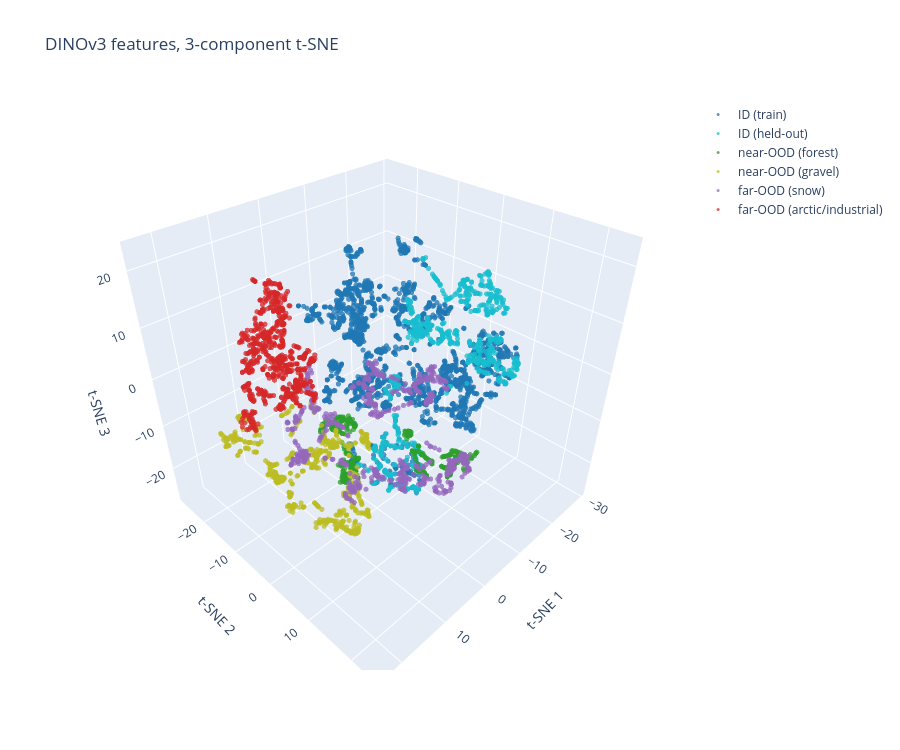

The code cell stored with this chart in its notebook:
### Code cell
fig = go.Figure()
for t in TIER_ORDER:
    m = tier == t
    fig.add_trace(go.Scatter3d(
        x=t3[m, 0], y=t3[m, 1], z=t3[m, 2], mode="markers", name=TIER_LABEL[t],
        marker=dict(size=3, color=TIER_COLOR[t], opacity=0.75),
        text=[f"mission={mm}" for mm in mission[m]], hoverinfo="text+name",
    ))
fig.update_layout(
    title="DINOv3 features, 3-component t-SNE",
    scene=dict(xaxis_title="t-SNE 1", yaxis_title="t-SNE 2", zaxis_title="t-SNE 3"),
    height=750,
)
fig.show()

### Figure 1 — Plotly figure (JSON) as saved in the notebook; plotly's stock layout.template omitted (floating-point values rounded to 4 significant figures; data arrays with more than 128 entries replaced by an {"elided": "..."} marker saying what was removed)
{"data": [{"hoverinfo": "text+name", "marker": {"color": "#1f77b4", "opacity": 0.75, "size": 3}, "mode": "markers", "name": "ID (train)", "text": {"elided": "2000 str values"}, "type": "scatter3d", "x": {"elided": "2000 float values"}, "y": {"elided": "2000 float values"}, "z": {"elided": "2000 float values"}}, {"hoverinfo": "text+name", "marker": {"color": "#17becf", "opacity": 0.75, "size": 3}, "mode": "markers", "name": "ID (held-out)", "text": {"elided": "800 str values"}, "type": "scatter3d", "x": {"elided": "800 float values"}, "y": {"elided": "800 float values"}, "z": {"elided": "800 float values"}}, {"hoverinfo": "text+name", "marker": {"color": "#2ca02c", "opacity": 0.75, "size": 3}, "mode": "markers", "name": "near-OOD (forest)", "text": {"elided": "400 str values"}, "type": "scatter3d", "x": {"elided": "400 float values"}, "y": {"elided": "400 float values"}, "z": {"elided": "400 float values"}}, {"hoverinfo": "text+name", "marker": {"color": "#bcbd22", "opacity": 0.75, "size": 3}, "mode": "markers", "name": "near-OOD (gravel)", "text": {"elided": "600 str values"}, "type": "scatter3d", "x": {"elided": "600 float values"}, "y": {"elided": "600 float values"}, "z": {"elided": "600 float values"}}, {"hoverinfo": "text+name", "marker": {"color": "#9467bd", "opacity": 0.75, "size": 3}, "mode": "markers", "name": "far-OOD (snow)", "text": {"elided": "600 str values"}, "type": "scatter3d", "x": {"elided": "600 float values"}, "y": {"elided": "600 float values"}, "z": {"elided": "600 float values"}}, {"hoverinfo": "text+name", "marker": {"color": "#d62728", "opacity": 0.75, "size": 3}, "mode": "markers", "name": "far-OOD (arctic/industrial)", "text": {"elided": "800 str values"}, "type": "scatter3d", "x": {"elided": "800 float values"}, "y": {"elided": "800 float values"}, "z": {"elided": "800 float values"}}], "layout": {"height": 750, "scene": {"xaxis": {"title": {"text": "t-SNE 1"}}, "yaxis": {"title": {"text": "t-SNE 2"}}, "zaxis": {"title": {"text": "t-SNE 3"}}}, "title": {"text": "DINOv3 features, 3-component t-SNE"}}}
